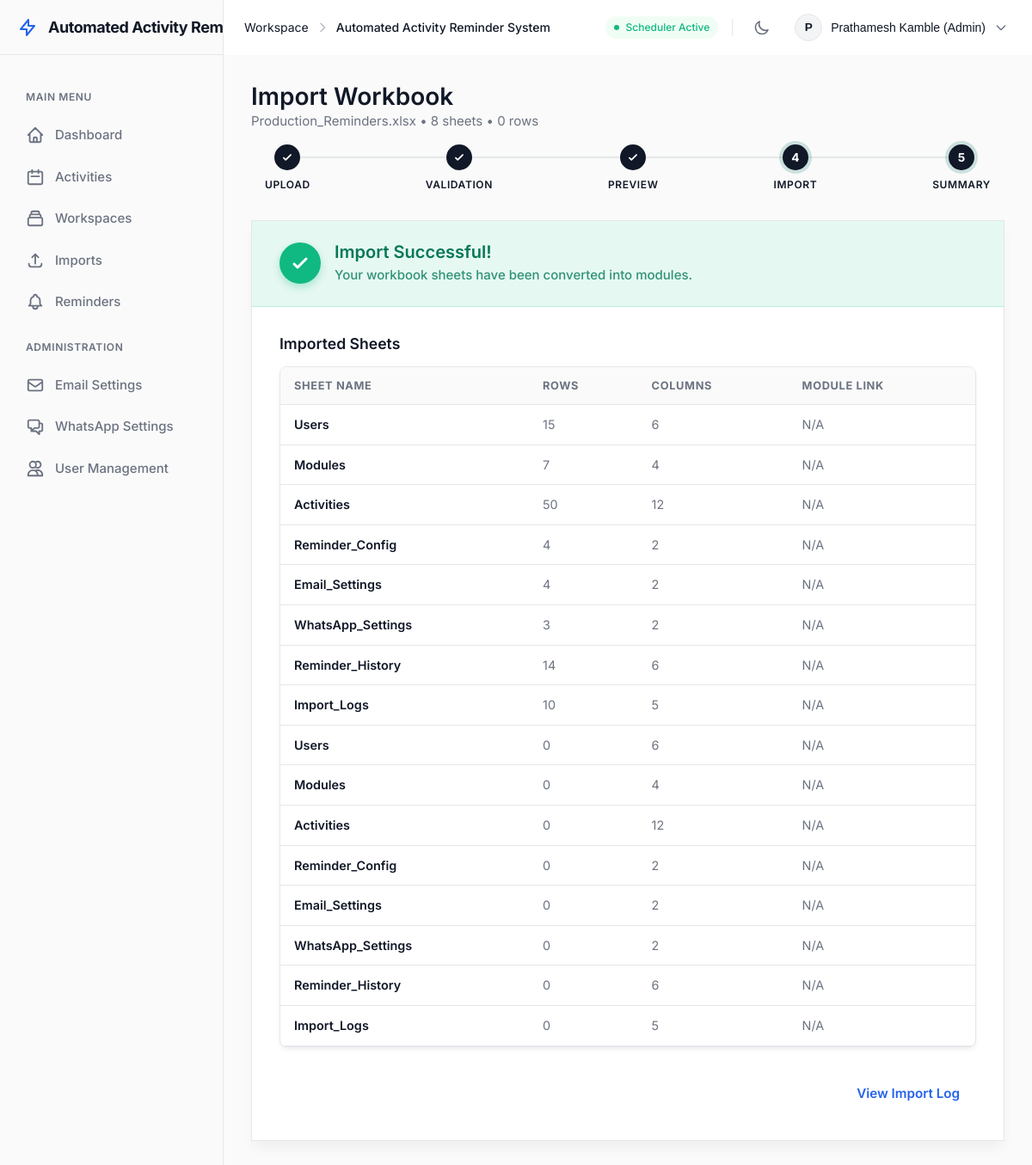
Page /imports/3 (signed in) on the earlier database version.
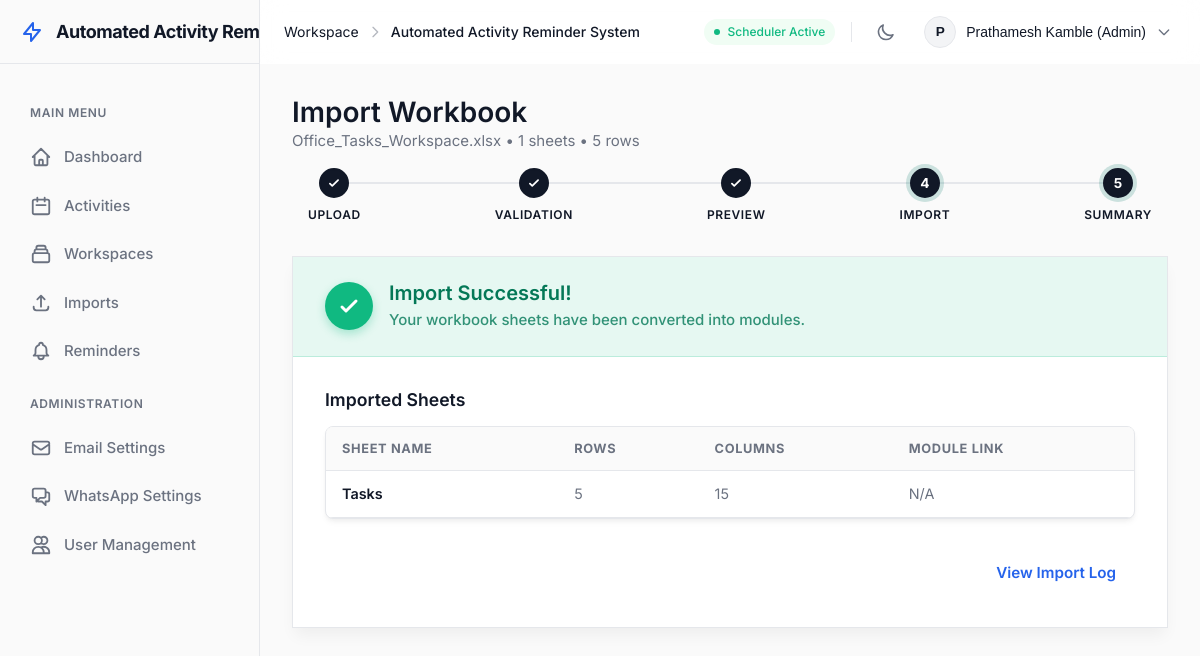
Same page on the later database version.
### src/db/models.py (models this page shows)
class WorkbookImport(Base):
    __tablename__ = "workbook_imports"
    id = Column(Integer, primary_key=True)
    original_filename = Column(String(255), nullable=False)
    stored_path = Column(Text, nullable=False)
    status = Column(String(30), nullable=False, default="pending")
    sheet_count = Column(Integer, nullable=False, default=0)
    row_count = Column(Integer, nullable=False, default=0)
    imported_by_user_id = Column(Integer, ForeignKey("users.id"), nullable=True)
    created_at = Column(DateTime, nullable=False, default=datetime.utcnow)
    completed_at = Column(DateTime, nullable=True)
    sheets = relationship("ImportedSheet", back_populates="workbook_import", cascade="all, delete-orphan")

class ImportedSheet(Base):
    __tablename__ = "imported_sheets"
    id = Column(Integer, primary_key=True)
    workbook_import_id = Column(Integer, ForeignKey("workbook_imports.id"), nullable=False)
    module_id = Column(Integer, ForeignKey("modules.id"), nullable=True)
    sheet_name = Column(String(255), nullable=False)
    row_count = Column(Integer, nullable=False, default=0)
    column_count = Column(Integer, nullable=False, default=0)
    workbook_import = relationship("WorkbookImport", back_populates="sheets")
    module = relationship("Module")

### src/web/app.py (the view)
@app.get("/imports/{import_id}", response_class=HTMLResponse)
def import_detail(request: Request, import_id: int) -> typing.Any:
    db = get_db()
    try:
        user = require_login(request, db)
        if isinstance(user, RedirectResponse):
            return user
        record = db.query(WorkbookImport).filter(WorkbookImport.id == import_id).first()
        if record is None:
            return redirect("/imports?error=Import not found")
        preview = None
        if record.status == "pending":
            preview = ExcelImportService(settings.upload_dir).preview_workbook(Path(record.stored_path))
        return render(request, "import_detail.html", {"import_record": record, "preview": preview}, user)
    finally:
        close_db(db)

### src/web/templates/import_detail.html (shortened to what the changed rows need)
{% extends "base.html" %}
{% block content %}
<section class="page-heading" style="margin-bottom: 16px;">
  <div>
    <h1>Import Workbook</h1>
    <p>{{ import_record.original_filename }} &bull; {{ import_record.sheet_count }} sheets &bull; {{ import_record.row_count }} rows</p>
  </div>
</section>
{% if preview %}
  <div class="action-box">
    <div>
      <h3 style="margin: 0 0 4px 0; color: #0ea5e9; font-size: 1.1rem;">Validation Complete</h3>
      <p style="margin: 0; color: var(--text-muted); font-size: 0.95rem;">Please review the sample data below. If everything looks correct, confirm the import.</p>
    </div>
    <form method="post" action="/imports/{{ import_record.id }}/confirm" style="margin: 0; display: flex; align-items: center; gap: 16px; flex-wrap: wrap;">
      <label class="check-row" style="font-weight: 600; color: var(--text-main);">
        <input type="checkbox" name="import_activity_sheets" value="yes" checked>
        Import activity-like sheets into reminders
      </label>
      <button type="submit" class="button primary" style="box-shadow: 0 4px 12px rgba(15,124,112,0.25); padding: 12px 24px; font-weight: 700;">Confirm Import &rarr;</button>
    </form>
  </div>
  {% for sheet in preview.sheets %}
    <div class="sheet-card">
      <div class="sheet-header">
        <h2 style="margin: 0; font-size: 1.1rem; display: flex; align-items: center; gap: 8px;">
          <svg width="20" height="20" fill="none" stroke="var(--primary)" stroke-width="2" viewBox="0 0 24 24"><path stroke-linecap="round" stroke-linejoin="round" d="M4 6a2 2 0 012-2h2a2 2 0 012 2v2a2 2 0 01-2 2H6a2 2 0 01-2-2V6zM14 6a2 2 0 012-2h2a2 2 0 012 2v2a2 2 0 01-2 2h-2a2 2 0 01-2-2V6zM4 16a2 2 0 012-2h2a2 2 0 012 2v2a2 2 0 01-2 2H6a2 2 0 01-2-2v-2zM14 16a2 2 0 012-2h2a2 2 0 012 2v2a2 2 0 01-2 2h-2a2 2 0 01-2-2v-2z"></path></svg>
          {{ sheet.name }}
        </h2>
        <span style="font-size: 0.85rem; color: var(--text-muted); font-weight: 600;">
          {{ sheet.row_count }} rows &bull; {{ sheet.columns|length }} columns
          {% if sheet.is_activity_like %}
            <span style="background: rgba(245, 158, 11, 0.1); color: #f59e0b; padding: 2px 8px; border-radius: var(--radius-full); margin-left: 8px; border: 1px solid rgba(245, 158, 11, 0.2);">Activity Sheet</span>
          {% endif %}
        </span>
      </div>
      <div class="spreadsheet-container">
        <table class="spreadsheet-table">
          <thead>
            <tr>
              {% for column in sheet.columns %}
                <th>{{ column }}</th>
              {% endfor %}
            </tr>
          </thead>
          <tbody>
            {% for row in sheet.sample_rows %}
              <tr>
                {% for column in sheet.columns %}
                  {% set raw_value = row.get(column) %}
                  <td>{{ raw_value|cell_display }}</td>
                {% endfor %}
              </tr>
            {% else %}
              <tr><td colspan="{{ sheet.columns|length or 1 }}" class="empty" style="text-align: center; padding: 32px; color: var(--text-muted);">No sample rows to preview.</td></tr>
            {% endfor %}
          </tbody>
        </table>
      </div>
    </div>
  {% endfor %}
{% else %}
  <div class="summary-card">
    <div class="summary-header">
      <div>
        <h2 style="margin: 0 0 4px 0; color: #047857; font-size: 1.25rem;">Import Successful!</h2>
      </div>
    </div>
    <div style="padding: 32px;">
      <div class="table-wrap" style="border: 1px solid var(--border-color); border-radius: var(--radius-md);">
        <table style="width: 100%; border-collapse: collapse; text-align: left;">
          <thead style="background: var(--bg-app); border-bottom: 1px solid var(--border-color);">
            <tr>
              <th style="padding: 12px 16px; font-weight: 700; color: var(--text-muted); font-size: 0.8rem; text-transform: uppercase; letter-spacing: 0.05em;">Sheet Name</th>
              <th style="padding: 12px 16px; font-weight: 700; color: var(--text-muted); font-size: 0.8rem; text-transform: uppercase; letter-spacing: 0.05em;">Rows</th>
              <th style="padding: 12px 16px; font-weight: 700; color: var(--text-muted); font-size: 0.8rem; text-transform: uppercase; letter-spacing: 0.05em;">Columns</th>
              <th style="padding: 12px 16px; font-weight: 700; color: var(--text-muted); font-size: 0.8rem; text-transform: uppercase; letter-spacing: 0.05em;">Module Link</th>
            </tr>
          </thead>
          <tbody>
            {% for sheet in import_record.sheets %}
              <tr style="border-bottom: 1px solid var(--border-color);">
                <td style="padding: 12px 16px; font-weight: 600;">{{ sheet.sheet_name }}</td>
                <td style="padding: 12px 16px; color: var(--text-muted);">{{ sheet.row_count }}</td>
                <td style="padding: 12px 16px; color: var(--text-muted);">{{ sheet.column_count }}</td>
                <td style="padding: 12px 16px;">
                  {% if sheet.module %}
                    <a href="/modules/{{ sheet.module.id }}" style="color: var(--primary); font-weight: 600; text-decoration: none; display: inline-flex; align-items: center; gap: 4px;">
                      Open Module
                      <svg width="14" height="14" fill="none" stroke="currentColor" stroke-width="2" viewBox="0 0 24 24"><path stroke-linecap="round" stroke-linejoin="round" d="M10 6H6a2 2 0 00-2 2v10a2 2 0 002 2h10a2 2 0 002-2v-4M14 4h6m0 0v6m0-6L10 14"></path></svg>
                    </a>
                  {% else %}
                    <span style="color: var(--text-muted);">N/A</span>
                  {% endif %}
                </td>
              </tr>
            {% else %}
              <tr><td colspan="4" style="padding: 32px; text-align: center; color: var(--text-muted);">No sheet records.</td></tr>
            {% endfor %}
          </tbody>
        </table>
      </div>
    </div>
  </div>
{% endif %}
{% endblock %}

Differences in the rows shown:
removed ImportedSheet: sheet_name "Users", row_count "15", column_count "6"
removed ImportedSheet: sheet_name "Modules", row_count "7", column_count "4"
removed ImportedSheet: sheet_name "Activities", row_count "50", column_count "12"
removed ImportedSheet: sheet_name "Reminder_Config", row_count "4", column_count "2"
removed ImportedSheet: sheet_name "Email_Settings", row_count "4", column_count "2"
removed ImportedSheet: sheet_name "WhatsApp_Settings", row_count "3", column_count "2"
removed ImportedSheet: sheet_name "Reminder_History", row_count "14", column_count "6"
removed ImportedSheet: sheet_name "Import_Logs", row_count "10", column_count "5"
removed ImportedSheet: sheet_name "Users", row_count "0", column_count "6"
removed ImportedSheet: sheet_name "Modules", row_count "0", column_count "4"
removed ImportedSheet: sheet_name "Activities", row_count "0", column_count "12"
removed ImportedSheet: sheet_name "Reminder_Config", row_count "0", column_count "2"
removed ImportedSheet: sheet_name "Email_Settings", row_count "0", column_count "2"
removed ImportedSheet: sheet_name "WhatsApp_Settings", row_count "0", column_count "2"
removed ImportedSheet: sheet_name "Reminder_History", row_count "0", column_count "6"
removed ImportedSheet: sheet_name "Import_Logs", row_count "0", column_count "5"
changed WorkbookImport: original_filename "Production_Reminders.xlsx" → "Office_Tasks_Workspace.xlsx"; sheet_count "8" → "1"; row_count "0" → "5"
now on this page (row edited): ImportedSheet: sheet_name "Tasks", row_count "5", column_count "15"
